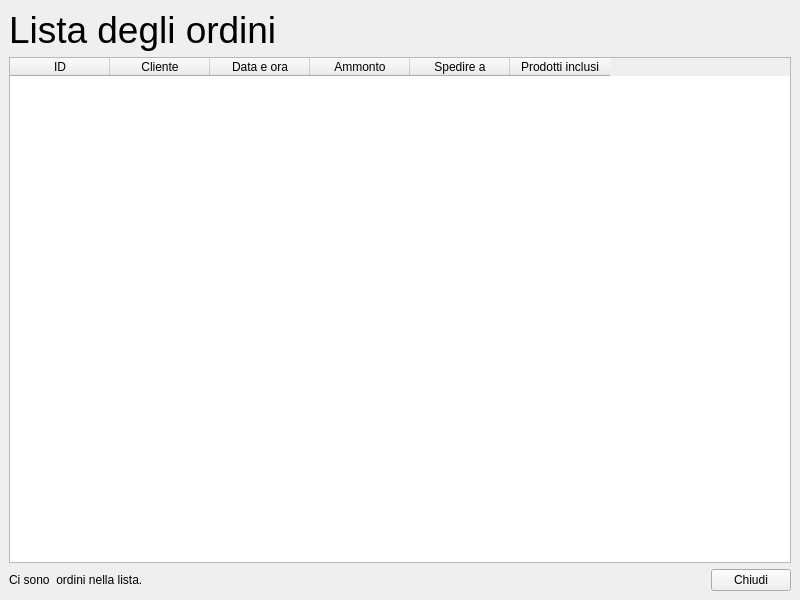
<?xml version="1.0" encoding="UTF-8"?>
<ui version="4.0">
 <class>lista_ordini_window</class>
 <widget class="QMainWindow" name="lista_ordini_window">
  <property name="geometry">
   <rect>
    <x>0</x>
    <y>0</y>
    <width>800</width>
    <height>600</height>
   </rect>
  </property>
  <property name="windowTitle">
   <string>Lista degli ordini</string>
  </property>
  <widget class="QWidget" name="centralwidget">
   <layout class="QVBoxLayout" name="verticalLayout">
    <item>
     <widget class="QLabel" name="lbl_titolo">
      <property name="font">
       <font>
        <pointsize>28</pointsize>
       </font>
      </property>
      <property name="text">
       <string>Lista degli ordini</string>
      </property>
     </widget>
    </item>
    <item>
     <widget class="QTableWidget" name="table_ordini">
      <column>
       <property name="text">
        <string>ID</string>
       </property>
      </column>
      <column>
       <property name="text">
        <string>Cliente</string>
       </property>
      </column>
      <column>
       <property name="text">
        <string>Data e ora</string>
       </property>
      </column>
      <column>
       <property name="text">
        <string>Ammonto</string>
       </property>
      </column>
      <column>
       <property name="text">
        <string>Spedire a</string>
       </property>
      </column>
      <column>
       <property name="text">
        <string>Prodotti inclusi</string>
       </property>
      </column>
     </widget>
    </item>
    <item>
     <layout class="QHBoxLayout" name="horizontalLayout">
      <item>
       <widget class="QLabel" name="lbl_num_ordini">
        <property name="text">
         <string>Ci sono &lt;num_ordini&gt; ordini nella lista.</string>
        </property>
       </widget>
      </item>
      <item>
       <spacer name="horizontalSpacer">
        <property name="orientation">
         <enum>Qt::Horizontal</enum>
        </property>
        <property name="sizeHint" stdset="0">
         <size>
          <width>40</width>
          <height>20</height>
         </size>
        </property>
       </spacer>
      </item>
      <item>
       <widget class="QPushButton" name="btn_close">
        <property name="text">
         <string>Chiudi</string>
        </property>
       </widget>
      </item>
     </layout>
    </item>
   </layout>
  </widget>
 </widget>
 <resources/>
 <connections/>
</ui>
